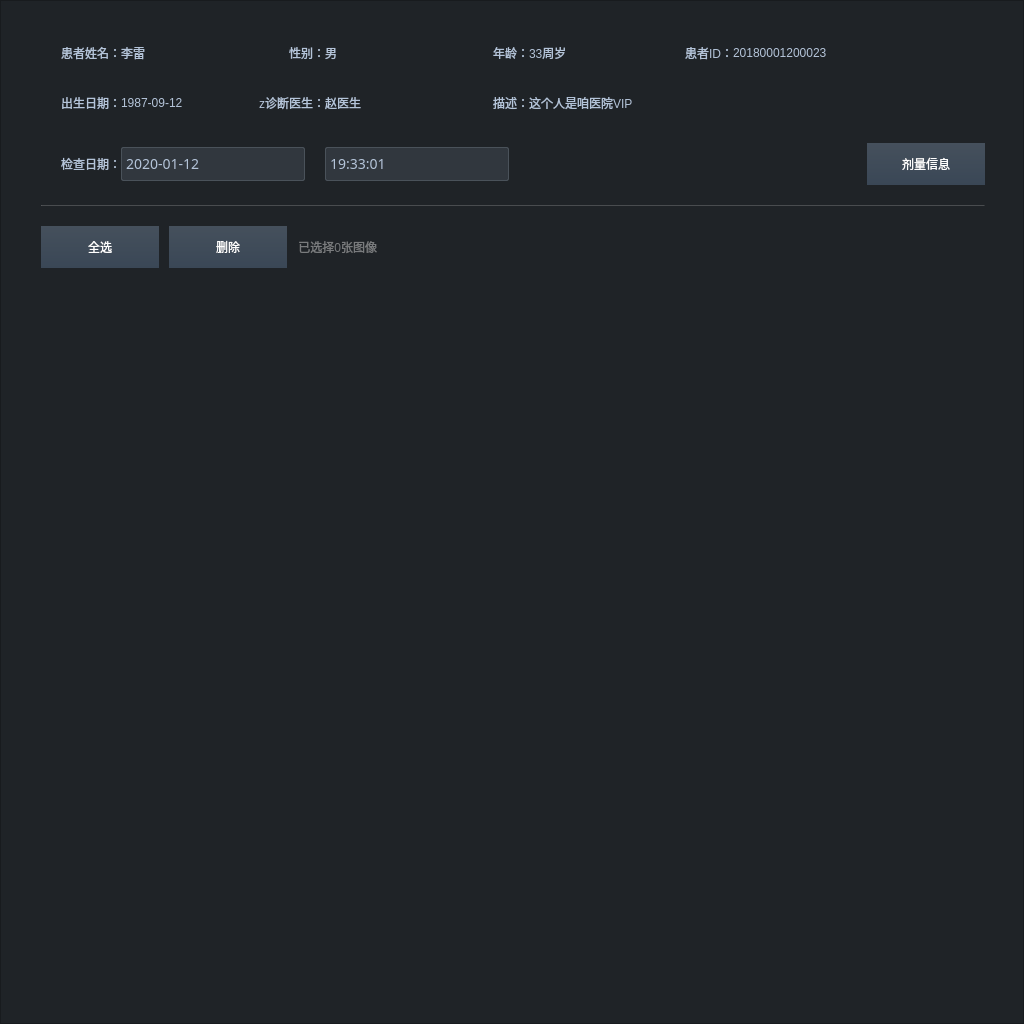
<?xml version="1.0" encoding="UTF-8"?>
<ui version="4.0">
 <class>DataPageWidget</class>
 <widget class="QFrame" name="DataPageWidget">
  <property name="geometry">
   <rect>
    <x>0</x>
    <y>0</y>
    <width>1024</width>
    <height>1024</height>
   </rect>
  </property>
  <property name="minimumSize">
   <size>
    <width>1024</width>
    <height>1024</height>
   </size>
  </property>
  <property name="maximumSize">
   <size>
    <width>1024</width>
    <height>1024</height>
   </size>
  </property>
  <property name="windowTitle">
   <string>Frame</string>
  </property>
  <property name="styleSheet">
   <string notr="true">background-color: #1F2327;</string>
  </property>
  <property name="frameShape">
   <enum>QFrame::StyledPanel</enum>
  </property>
  <property name="frameShadow">
   <enum>QFrame::Raised</enum>
  </property>
  <layout class="QVBoxLayout" name="verticalLayout_2">
   <property name="spacing">
    <number>20</number>
   </property>
   <property name="leftMargin">
    <number>40</number>
   </property>
   <property name="topMargin">
    <number>42</number>
   </property>
   <property name="rightMargin">
    <number>38</number>
   </property>
   <property name="bottomMargin">
    <number>0</number>
   </property>
   <item>
    <layout class="QVBoxLayout" name="verticalLayout_3">
     <property name="spacing">
      <number>30</number>
     </property>
     <property name="topMargin">
      <number>0</number>
     </property>
     <property name="bottomMargin">
      <number>0</number>
     </property>
     <item>
      <layout class="QHBoxLayout" name="horizontalLayout">
       <property name="spacing">
        <number>0</number>
       </property>
       <property name="rightMargin">
        <number>0</number>
       </property>
       <item>
        <layout class="QHBoxLayout" name="horizontalLayout_3">
         <property name="spacing">
          <number>0</number>
         </property>
         <item>
          <widget class="QLabel" name="label_4">
           <property name="minimumSize">
            <size>
             <width>80</width>
             <height>0</height>
            </size>
           </property>
           <property name="maximumSize">
            <size>
             <width>80</width>
             <height>16777215</height>
            </size>
           </property>
           <property name="styleSheet">
            <string notr="true">QLabel
{
font: 16px &quot;Microsoft YaHei&quot;;
color: #B4C4D9;
}
</string>
           </property>
           <property name="text">
            <string>患者姓名：</string>
           </property>
           <property name="alignment">
            <set>Qt::AlignRight|Qt::AlignTrailing|Qt::AlignVCenter</set>
           </property>
          </widget>
         </item>
         <item>
          <widget class="QLabel" name="PatientNameLabel">
           <property name="minimumSize">
            <size>
             <width>124</width>
             <height>0</height>
            </size>
           </property>
           <property name="maximumSize">
            <size>
             <width>124</width>
             <height>16777215</height>
            </size>
           </property>
           <property name="styleSheet">
            <string notr="true">QLabel
{
font: 16px &quot;Microsoft YaHei&quot;;
color: #B4C4D9;
}
QToolTip
{
border:1px solid rgb(118, 118, 118);
background-color: #1f2428;
color:#ffffff;
font-size:14px;
border-radius:4px;
}</string>
           </property>
           <property name="text">
            <string>李雷</string>
           </property>
          </widget>
         </item>
        </layout>
       </item>
       <item>
        <layout class="QHBoxLayout" name="horizontalLayout_6">
         <property name="spacing">
          <number>0</number>
         </property>
         <item>
          <widget class="QLabel" name="label_11">
           <property name="minimumSize">
            <size>
             <width>80</width>
             <height>0</height>
            </size>
           </property>
           <property name="maximumSize">
            <size>
             <width>80</width>
             <height>16777215</height>
            </size>
           </property>
           <property name="styleSheet">
            <string notr="true">QLabel
{
font: 16px &quot;Microsoft YaHei&quot;;
color: #B4C4D9;
}
</string>
           </property>
           <property name="text">
            <string>性别：</string>
           </property>
           <property name="alignment">
            <set>Qt::AlignRight|Qt::AlignTrailing|Qt::AlignVCenter</set>
           </property>
          </widget>
         </item>
         <item>
          <widget class="QLabel" name="PatientSexLabel">
           <property name="minimumSize">
            <size>
             <width>124</width>
             <height>0</height>
            </size>
           </property>
           <property name="maximumSize">
            <size>
             <width>124</width>
             <height>16777215</height>
            </size>
           </property>
           <property name="styleSheet">
            <string notr="true">QLabel
{
font: 16px &quot;Microsoft YaHei&quot;;
color: #B4C4D9;
}
QToolTip
{
border:1px solid rgb(118, 118, 118);
background-color: #1f2428;
color:#ffffff;
font-size:14px;
border-radius:4px;
}</string>
           </property>
           <property name="text">
            <string>男</string>
           </property>
          </widget>
         </item>
        </layout>
       </item>
       <item>
        <layout class="QHBoxLayout" name="horizontalLayout_7">
         <property name="spacing">
          <number>0</number>
         </property>
         <item>
          <widget class="QLabel" name="label_13">
           <property name="minimumSize">
            <size>
             <width>80</width>
             <height>0</height>
            </size>
           </property>
           <property name="maximumSize">
            <size>
             <width>80</width>
             <height>16777215</height>
            </size>
           </property>
           <property name="styleSheet">
            <string notr="true">QLabel
{
font: 16px &quot;Microsoft YaHei&quot;;
color: #B4C4D9;
}
</string>
           </property>
           <property name="text">
            <string>年龄：</string>
           </property>
           <property name="alignment">
            <set>Qt::AlignRight|Qt::AlignTrailing|Qt::AlignVCenter</set>
           </property>
          </widget>
         </item>
         <item>
          <widget class="QLabel" name="PatientAgeLabel">
           <property name="minimumSize">
            <size>
             <width>124</width>
             <height>0</height>
            </size>
           </property>
           <property name="maximumSize">
            <size>
             <width>124</width>
             <height>16777215</height>
            </size>
           </property>
           <property name="styleSheet">
            <string notr="true">QLabel
{
font: 16px &quot;Microsoft YaHei&quot;;
color: #B4C4D9;
}
QToolTip
{
border:1px solid rgb(118, 118, 118);
background-color: #1f2428;
color:#ffffff;
font-size:14px;
border-radius:4px;
}</string>
           </property>
           <property name="text">
            <string>33周岁</string>
           </property>
          </widget>
         </item>
        </layout>
       </item>
       <item>
        <layout class="QHBoxLayout" name="horizontalLayout_8">
         <property name="spacing">
          <number>0</number>
         </property>
         <item>
          <widget class="QLabel" name="label_15">
           <property name="minimumSize">
            <size>
             <width>80</width>
             <height>0</height>
            </size>
           </property>
           <property name="maximumSize">
            <size>
             <width>80</width>
             <height>16777215</height>
            </size>
           </property>
           <property name="styleSheet">
            <string notr="true">QLabel
{
font: 16px &quot;Microsoft YaHei&quot;;
color: #B4C4D9;
}
</string>
           </property>
           <property name="text">
            <string>患者ID：</string>
           </property>
           <property name="alignment">
            <set>Qt::AlignRight|Qt::AlignTrailing|Qt::AlignVCenter</set>
           </property>
          </widget>
         </item>
         <item>
          <widget class="QLabel" name="PatientIDLabel">
           <property name="minimumSize">
            <size>
             <width>124</width>
             <height>0</height>
            </size>
           </property>
           <property name="maximumSize">
            <size>
             <width>190</width>
             <height>16777215</height>
            </size>
           </property>
           <property name="styleSheet">
            <string notr="true">QLabel
{
font: 16px &quot;Microsoft YaHei&quot;;
color: #B4C4D9;
}
QToolTip
{
border:1px solid rgb(118, 118, 118);
background-color: #1f2428;
color:#ffffff;
font-size:14px;
border-radius:4px;
}</string>
           </property>
           <property name="text">
            <string>20180001200023</string>
           </property>
          </widget>
         </item>
         <item>
          <spacer name="horizontalSpacer_4">
           <property name="orientation">
            <enum>Qt::Horizontal</enum>
           </property>
           <property name="sizeHint" stdset="0">
            <size>
             <width>40</width>
             <height>20</height>
            </size>
           </property>
          </spacer>
         </item>
        </layout>
       </item>
      </layout>
     </item>
     <item>
      <layout class="QHBoxLayout" name="horizontalLayout_2">
       <property name="spacing">
        <number>0</number>
       </property>
       <property name="rightMargin">
        <number>0</number>
       </property>
       <item>
        <layout class="QHBoxLayout" name="horizontalLayout_9">
         <property name="spacing">
          <number>0</number>
         </property>
         <item>
          <widget class="QLabel" name="label_17">
           <property name="minimumSize">
            <size>
             <width>80</width>
             <height>0</height>
            </size>
           </property>
           <property name="maximumSize">
            <size>
             <width>80</width>
             <height>16777215</height>
            </size>
           </property>
           <property name="styleSheet">
            <string notr="true">QLabel
{
font: 16px &quot;Microsoft YaHei&quot;;
color: #B4C4D9;
}
</string>
           </property>
           <property name="text">
            <string>出生日期：</string>
           </property>
           <property name="alignment">
            <set>Qt::AlignRight|Qt::AlignTrailing|Qt::AlignVCenter</set>
           </property>
          </widget>
         </item>
         <item>
          <widget class="QLabel" name="PatientBirthLabel">
           <property name="minimumSize">
            <size>
             <width>124</width>
             <height>0</height>
            </size>
           </property>
           <property name="maximumSize">
            <size>
             <width>124</width>
             <height>16777215</height>
            </size>
           </property>
           <property name="styleSheet">
            <string notr="true">QLabel
{
font: 16px &quot;Microsoft YaHei&quot;;
color: #B4C4D9;
}
QToolTip
{
border:1px solid rgb(118, 118, 118);
background-color: #1f2428;
color:#ffffff;
font-size:14px;
border-radius:4px;
}</string>
           </property>
           <property name="text">
            <string>1987-09-12</string>
           </property>
          </widget>
         </item>
        </layout>
       </item>
       <item>
        <layout class="QHBoxLayout" name="horizontalLayout_10">
         <property name="spacing">
          <number>0</number>
         </property>
         <item>
          <widget class="QLabel" name="label_19">
           <property name="minimumSize">
            <size>
             <width>80</width>
             <height>0</height>
            </size>
           </property>
           <property name="maximumSize">
            <size>
             <width>80</width>
             <height>16777215</height>
            </size>
           </property>
           <property name="styleSheet">
            <string notr="true">QLabel
{
font: 16px &quot;Microsoft YaHei&quot;;
color: #B4C4D9;
}
</string>
           </property>
           <property name="text">
            <string>z诊断医生：</string>
           </property>
           <property name="alignment">
            <set>Qt::AlignRight|Qt::AlignTrailing|Qt::AlignVCenter</set>
           </property>
          </widget>
         </item>
         <item>
          <widget class="QLabel" name="DoctorLabel">
           <property name="minimumSize">
            <size>
             <width>124</width>
             <height>0</height>
            </size>
           </property>
           <property name="maximumSize">
            <size>
             <width>124</width>
             <height>16777215</height>
            </size>
           </property>
           <property name="styleSheet">
            <string notr="true">QLabel
{
font: 16px &quot;Microsoft YaHei&quot;;
color: #B4C4D9;
}
QToolTip
{
border:1px solid rgb(118, 118, 118);
background-color: #1f2428;
color:#ffffff;
font-size:14px;
border-radius:4px;
}</string>
           </property>
           <property name="text">
            <string>赵医生</string>
           </property>
          </widget>
         </item>
        </layout>
       </item>
       <item>
        <layout class="QHBoxLayout" name="horizontalLayout_11">
         <property name="spacing">
          <number>0</number>
         </property>
         <item>
          <widget class="QLabel" name="label_21">
           <property name="minimumSize">
            <size>
             <width>80</width>
             <height>0</height>
            </size>
           </property>
           <property name="maximumSize">
            <size>
             <width>80</width>
             <height>16777215</height>
            </size>
           </property>
           <property name="styleSheet">
            <string notr="true">QLabel
{
font: 16px &quot;Microsoft YaHei&quot;;
color: #B4C4D9;
}
</string>
           </property>
           <property name="text">
            <string>描述：</string>
           </property>
           <property name="alignment">
            <set>Qt::AlignRight|Qt::AlignTrailing|Qt::AlignVCenter</set>
           </property>
          </widget>
         </item>
         <item>
          <widget class="QLabel" name="DescLabel">
           <property name="minimumSize">
            <size>
             <width>124</width>
             <height>0</height>
            </size>
           </property>
           <property name="maximumSize">
            <size>
             <width>400</width>
             <height>16777215</height>
            </size>
           </property>
           <property name="styleSheet">
            <string notr="true">QLabel
{
font: 16px &quot;Microsoft YaHei&quot;;
color: #B4C4D9;
}
QToolTip
{
border:1px solid rgb(118, 118, 118);
background-color: #1f2428;
color:#ffffff;
font-size:14px;
border-radius:4px;
}</string>
           </property>
           <property name="text">
            <string>这个人是咱医院VIP</string>
           </property>
          </widget>
         </item>
        </layout>
       </item>
       <item>
        <spacer name="horizontalSpacer">
         <property name="orientation">
          <enum>Qt::Horizontal</enum>
         </property>
         <property name="sizeHint" stdset="0">
          <size>
           <width>40</width>
           <height>20</height>
          </size>
         </property>
        </spacer>
       </item>
      </layout>
     </item>
     <item>
      <layout class="QHBoxLayout" name="horizontalLayout_21">
       <property name="spacing">
        <number>0</number>
       </property>
       <property name="rightMargin">
        <number>0</number>
       </property>
       <item>
        <layout class="QHBoxLayout" name="horizontalLayout_22">
         <property name="spacing">
          <number>0</number>
         </property>
         <property name="rightMargin">
          <number>0</number>
         </property>
         <item>
          <widget class="QLabel" name="label_37">
           <property name="minimumSize">
            <size>
             <width>80</width>
             <height>0</height>
            </size>
           </property>
           <property name="maximumSize">
            <size>
             <width>80</width>
             <height>16777215</height>
            </size>
           </property>
           <property name="styleSheet">
            <string notr="true">QLabel
{
font: 16px &quot;Microsoft YaHei&quot;;
color: #B4C4D9;
}
</string>
           </property>
           <property name="text">
            <string>检查日期：</string>
           </property>
           <property name="alignment">
            <set>Qt::AlignRight|Qt::AlignTrailing|Qt::AlignVCenter</set>
           </property>
          </widget>
         </item>
         <item>
          <widget class="QComboBox" name="StudyDateBox">
           <property name="minimumSize">
            <size>
             <width>184</width>
             <height>34</height>
            </size>
           </property>
           <property name="maximumSize">
            <size>
             <width>184</width>
             <height>34</height>
            </size>
           </property>
           <property name="contextMenuPolicy">
            <enum>Qt::NoContextMenu</enum>
           </property>
           <property name="styleSheet">
            <string notr="true">QComboBox
{
border: 1px solid rgba(74,82,90,1);
border-radius:2px;
background:rgba(118, 133, 154, 0.2);
color:#B4C4D9;
font:normal 14px  Microsoft YaHei;
}
QComboBox QAbstractItemView::item
{
height: 34px;
}
QComboBox:focus
{
border:3px solid #9dadc1;
border-radius:6px
}
QComboBox::down-arrow
{
image: url(:/CArmWorkStation/ImageSource/Patient/Doc_list_btn_pulldown_nor.png);
height:30px;
width:30px;
}
QComboBox:drop-down
{
subcontrol-origin: padding; 
subcontrol-position: top right;
min-width: 20px;border:none;
}
QListView::item
{
padding-left:30px;
background:0000ff;
color:#ffffff;
font:normal 16px Microsoft YaHei;
}
QComboBox:disabled
{
background:rgba(118, 133, 154, 0.05);
border: 1px solid rgba(74,82,90,0.5);
}</string>
           </property>
           <item>
            <property name="text">
             <string>2020-01-12</string>
            </property>
           </item>
          </widget>
         </item>
        </layout>
       </item>
       <item>
        <spacer name="horizontalSpacer_6">
         <property name="orientation">
          <enum>Qt::Horizontal</enum>
         </property>
         <property name="sizeType">
          <enum>QSizePolicy::Fixed</enum>
         </property>
         <property name="sizeHint" stdset="0">
          <size>
           <width>20</width>
           <height>20</height>
          </size>
         </property>
        </spacer>
       </item>
       <item>
        <widget class="QComboBox" name="StudyTimeBox">
         <property name="minimumSize">
          <size>
           <width>184</width>
           <height>34</height>
          </size>
         </property>
         <property name="maximumSize">
          <size>
           <width>184</width>
           <height>34</height>
          </size>
         </property>
         <property name="contextMenuPolicy">
          <enum>Qt::NoContextMenu</enum>
         </property>
         <property name="styleSheet">
          <string notr="true">QComboBox
{
border: 1px solid rgba(74,82,90,1);
border-radius:2px;
background:rgba(118, 133, 154, 0.2);
color:#B4C4D9;
font:normal 14px  Microsoft YaHei;
}
QComboBox QAbstractItemView::item
{
height: 34px;
}
QComboBox:focus
{
border:3px solid #9dadc1;
border-radius:6px
}
QComboBox::down-arrow
{
image: url(:/CArmWorkStation/ImageSource/Patient/Doc_list_btn_pulldown_nor.png);
height:30px;
width:30px;
}
QComboBox:drop-down
{
subcontrol-origin: padding; 
subcontrol-position: top right;
min-width: 20px;border:none;
}
QListView::item
{
padding-left:30px;
background:0000ff;
color:#ffffff;
font:normal 16px Microsoft YaHei;
}
QComboBox:disabled
{
background:rgba(118, 133, 154, 0.05);
border: 1px solid rgba(74,82,90,0.5);
}</string>
         </property>
         <item>
          <property name="text">
           <string>19:33:01</string>
          </property>
         </item>
        </widget>
       </item>
       <item>
        <spacer name="horizontalSpacer_3">
         <property name="orientation">
          <enum>Qt::Horizontal</enum>
         </property>
         <property name="sizeHint" stdset="0">
          <size>
           <width>40</width>
           <height>20</height>
          </size>
         </property>
        </spacer>
       </item>
       <item>
        <widget class="QPushButton" name="DoseInfoButton">
         <property name="minimumSize">
          <size>
           <width>118</width>
           <height>42</height>
          </size>
         </property>
         <property name="maximumSize">
          <size>
           <width>118</width>
           <height>42</height>
          </size>
         </property>
         <property name="styleSheet">
          <string notr="true">QPushButton
{
font: 16px &quot;Microsoft YaHei&quot;;
color:#FFFFFF;
background-color:qlineargradient(x1: 0, y1: 0, x2: 0, y2: 1,stop: 0 #45505C,stop: 1.0 #3A4756);
border:none;
}

QPushButton:hover
{
background-color:qlineargradient(x1: 0, y1: 0, x2: 0, y2: 1,stop: 0 rgba(69, 80, 92, 0.9),stop: 1.0 rgba(58, 71, 86, 0.9));
}

QPushButton:pressed
{
background-color:#131516;
}

QPushButton:disabled
{
background-color:qlineargradient(x1: 0, y1: 0, x2: 0, y2: 1,stop: 0 rgba(69, 80, 92, 0.5),stop: 1.0 rgba(58, 71, 86, 0.5));
color: rgb(117, 117, 117);
}</string>
         </property>
         <property name="text">
          <string>剂量信息</string>
         </property>
        </widget>
       </item>
      </layout>
     </item>
    </layout>
   </item>
   <item>
    <widget class="Line" name="line">
     <property name="maximumSize">
      <size>
       <width>16777215</width>
       <height>1</height>
      </size>
     </property>
     <property name="styleSheet">
      <string notr="true">background-color: rgba(255, 255, 255, 0.1);</string>
     </property>
     <property name="orientation">
      <enum>Qt::Horizontal</enum>
     </property>
    </widget>
   </item>
   <item>
    <layout class="QHBoxLayout" name="horizontalLayout_23">
     <property name="spacing">
      <number>10</number>
     </property>
     <property name="bottomMargin">
      <number>0</number>
     </property>
     <item>
      <widget class="QPushButton" name="AllSelectButton">
       <property name="minimumSize">
        <size>
         <width>118</width>
         <height>42</height>
        </size>
       </property>
       <property name="maximumSize">
        <size>
         <width>118</width>
         <height>42</height>
        </size>
       </property>
       <property name="styleSheet">
        <string notr="true">QPushButton
{
font: 16px &quot;Microsoft YaHei&quot;;
color:#FFFFFF;
background-color:qlineargradient(x1: 0, y1: 0, x2: 0, y2: 1,stop: 0 #45505C,stop: 1.0 #3A4756);
border:none;
}

QPushButton:hover
{
background-color:qlineargradient(x1: 0, y1: 0, x2: 0, y2: 1,stop: 0 rgba(69, 80, 92, 0.9),stop: 1.0 rgba(58, 71, 86, 0.9));
}

QPushButton:pressed
{
background-color:#131516;
}

QPushButton:disabled
{
background-color:qlineargradient(x1: 0, y1: 0, x2: 0, y2: 1,stop: 0 rgba(69, 80, 92, 0.5),stop: 1.0 rgba(58, 71, 86, 0.5));
color: rgb(117, 117, 117);
}</string>
       </property>
       <property name="text">
        <string>全选</string>
       </property>
      </widget>
     </item>
     <item>
      <widget class="QPushButton" name="DeleteButton">
       <property name="minimumSize">
        <size>
         <width>118</width>
         <height>42</height>
        </size>
       </property>
       <property name="maximumSize">
        <size>
         <width>118</width>
         <height>42</height>
        </size>
       </property>
       <property name="styleSheet">
        <string notr="true">QPushButton
{
font: 16px &quot;Microsoft YaHei&quot;;
color:#FFFFFF;
background-color:qlineargradient(x1: 0, y1: 0, x2: 0, y2: 1,stop: 0 #45505C,stop: 1.0 #3A4756);
border:none;
}

QPushButton:hover
{
background-color:qlineargradient(x1: 0, y1: 0, x2: 0, y2: 1,stop: 0 rgba(69, 80, 92, 0.9),stop: 1.0 rgba(58, 71, 86, 0.9));
}

QPushButton:pressed
{
background-color:#131516;
}

QPushButton:disabled
{
background-color:qlineargradient(x1: 0, y1: 0, x2: 0, y2: 1,stop: 0 rgba(69, 80, 92, 0.5),stop: 1.0 rgba(58, 71, 86, 0.5));
color: rgb(117, 117, 117);
}</string>
       </property>
       <property name="text">
        <string>删除</string>
       </property>
      </widget>
     </item>
     <item>
      <widget class="QLabel" name="SelectInfoLabel">
       <property name="minimumSize">
        <size>
         <width>80</width>
         <height>0</height>
        </size>
       </property>
       <property name="maximumSize">
        <size>
         <width>300</width>
         <height>16777215</height>
        </size>
       </property>
       <property name="styleSheet">
        <string notr="true">QLabel
{
font: 16px &quot;Microsoft YaHei&quot;;
color: rgba(255, 255, 255, 0.4);
}
</string>
       </property>
       <property name="text">
        <string>已选择0张图像</string>
       </property>
       <property name="alignment">
        <set>Qt::AlignRight|Qt::AlignTrailing|Qt::AlignVCenter</set>
       </property>
      </widget>
     </item>
     <item>
      <spacer name="horizontalSpacer_5">
       <property name="orientation">
        <enum>Qt::Horizontal</enum>
       </property>
       <property name="sizeHint" stdset="0">
        <size>
         <width>40</width>
         <height>20</height>
        </size>
       </property>
      </spacer>
     </item>
    </layout>
   </item>
   <item>
    <widget class="QScrollArea" name="scrollArea">
     <property name="minimumSize">
      <size>
       <width>944</width>
       <height>680</height>
      </size>
     </property>
     <property name="maximumSize">
      <size>
       <width>944</width>
       <height>16777215</height>
      </size>
     </property>
     <property name="styleSheet">
      <string notr="true">QScrollBar:vertical
{
border:none;
background: #14191c;
width:8px;
margin: 3px 3px 3px 0px;
}
QScrollBar::handle:vertical
{
background: #2A3137;
width:8px; 
border:1px solid #303840;
border-radius:4px;
}
QScrollBar::handle:vertical:hover{
background-color: #333b42;}

QScrollBar::handle:vertical:pressed{
background-color: #131516;}

QScrollBar::add-line:vertical{
background-color: transparent; }

QScrollBar::sub-line:vertical{
background-color: transparent; }
			
QScrollBar::add-page:vertical{
background-color:#1f2327;}
			
QScrollBar::sub-page:vertical{
background-color:#1f2327;}</string>
     </property>
     <property name="frameShape">
      <enum>QFrame::NoFrame</enum>
     </property>
     <property name="lineWidth">
      <number>0</number>
     </property>
     <property name="verticalScrollBarPolicy">
      <enum>Qt::ScrollBarAsNeeded</enum>
     </property>
     <property name="horizontalScrollBarPolicy">
      <enum>Qt::ScrollBarAlwaysOff</enum>
     </property>
     <property name="widgetResizable">
      <bool>true</bool>
     </property>
     <widget class="QWidget" name="scrollAreaWidgetContents">
      <property name="geometry">
       <rect>
        <x>0</x>
        <y>0</y>
        <width>944</width>
        <height>719</height>
       </rect>
      </property>
      <property name="styleSheet">
       <string notr="true">QWidget
{
border:none;
}</string>
      </property>
      <layout class="QVBoxLayout" name="verticalLayout_4">
       <property name="spacing">
        <number>0</number>
       </property>
       <property name="leftMargin">
        <number>0</number>
       </property>
       <property name="topMargin">
        <number>0</number>
       </property>
       <property name="rightMargin">
        <number>0</number>
       </property>
       <property name="bottomMargin">
        <number>0</number>
       </property>
       <item>
        <layout class="QVBoxLayout" name="verticalLayout">
         <property name="spacing">
          <number>8</number>
         </property>
        </layout>
       </item>
      </layout>
     </widget>
    </widget>
   </item>
  </layout>
 </widget>
 <resources>
  <include location="../../CArmWorkStation.qrc"/>
 </resources>
 <connections/>
</ui>
